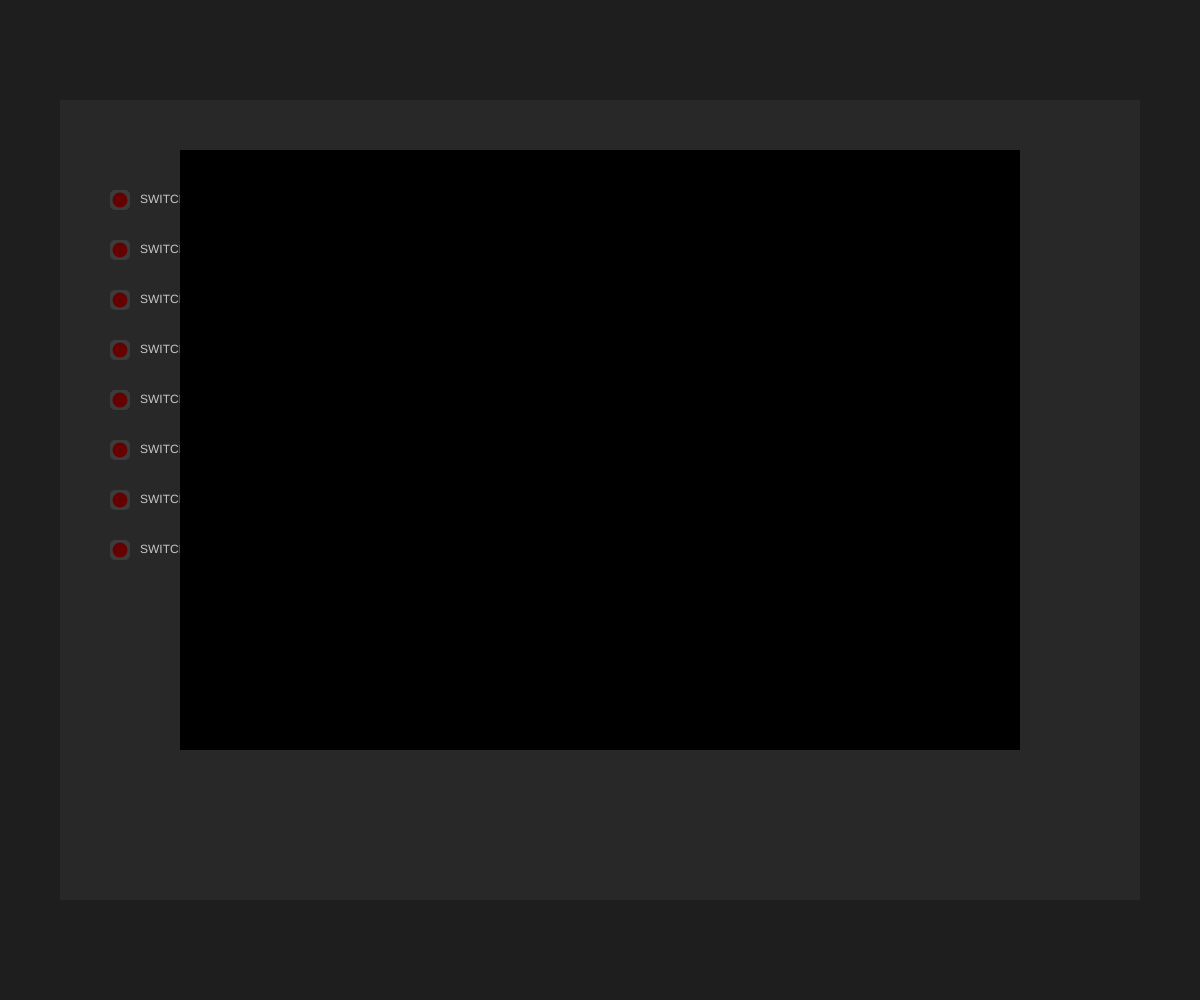
Frame 1 (no input)
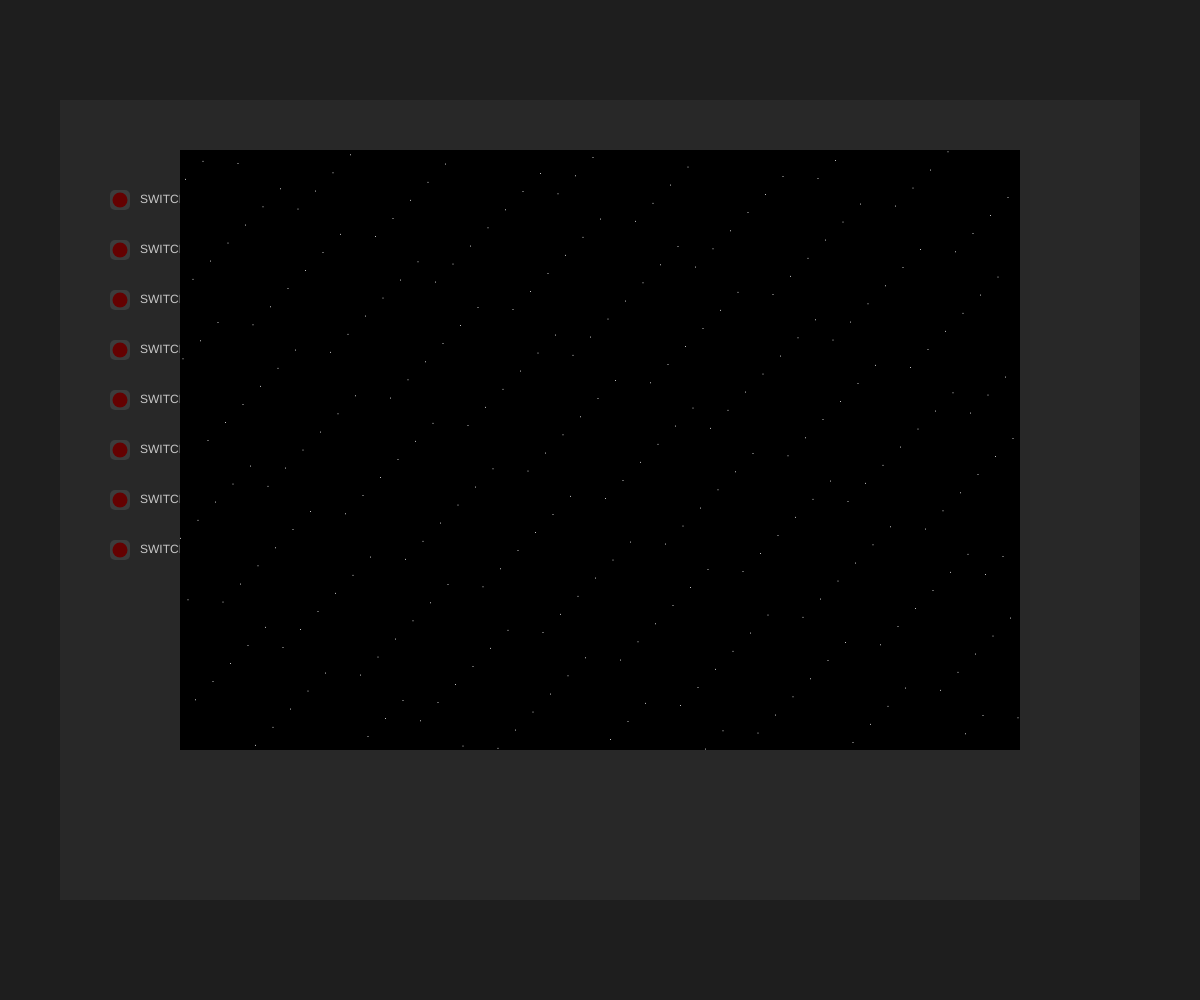
Frame 60 (no input)
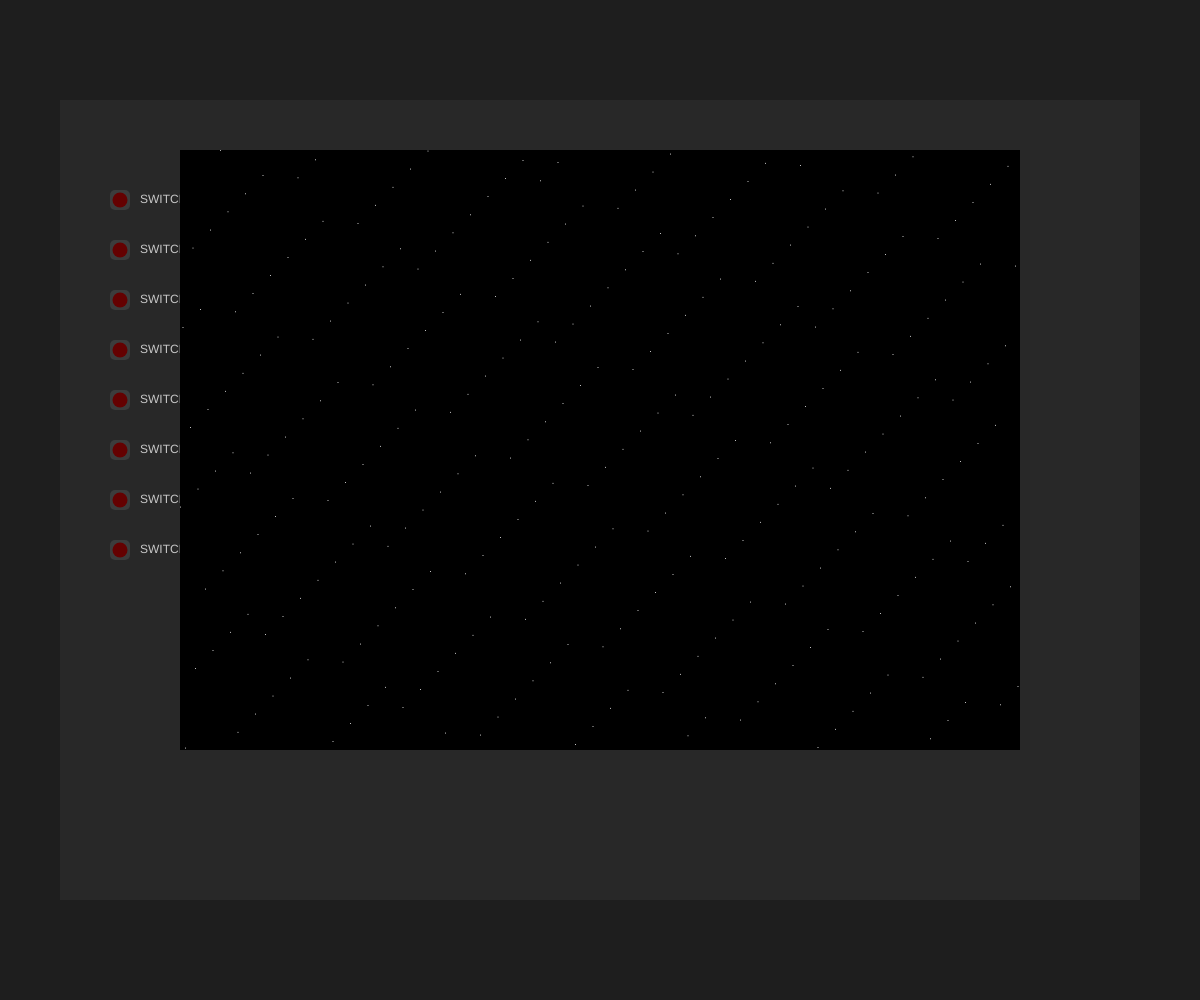
Frame 120 (the mouse pressed at the canvas centre since frame 60)

The p5.js sketch that drew these frames (run headless with seeded random() and noise() and a simulated clock; from frame 60 on, the mouse is pressed at the canvas centre):

// p5.js sketch
// ── sketch.js
let switches = [];
let buttons = [];
let windscreen;
let hyperspaceTransition = false;
let transitionProgress = 0;

function setup() {
  createCanvas(windowWidth, windowHeight);
  windscreen = createGraphics(width * 0.7, height * 0.6);
  windscreen.background(0);

  // Create switches
  for (let i = 0; i < 8; i++) {
    switches.push({
      x: width * 0.1,
      y: height * 0.2 + i * 50,
      on: false,
      glow: 0
    });
  }

  // Create buttons
  for (let i = 0; i < 4; i++) {
    buttons.push({
      x: width * 0.8,
      y: height * 0.3 + i * 60,
      pressed: false
    });
  }
}

function draw() {
  background(20);
  
  // Draw console
  fill(30);
  noStroke();
  rect(0, 0, width, height);
  
  // Draw console panel
  fill(40);
  rect(width * 0.05, height * 0.1, width * 0.9, height * 0.8);
  
  // Draw switches
  for (let s of switches) {
    drawSwitch(s);
  }
  
  // Draw buttons
  for (let b of buttons) {
    drawButton(b);
  }
  
  // Draw windscreen
  image(windscreen, width * 0.15, height * 0.15);
  
  // Update windscreen view
  updateWindscreen();
}

function drawSwitch(switchObj) {
  // Draw switch base
  fill(60);
  noStroke();
  rect(switchObj.x - 10, switchObj.y - 10, 20, 20, 5);
  
  // Draw switch glow when on
  if (switchObj.on) {
    let glow = map(switchObj.glow, 0, 255, 0, 1);
    fill(255, 0, 0, glow * 100);
    noStroke();
    ellipse(switchObj.x, switchObj.y, 15, 15);
    switchObj.glow = min(switchObj.glow + 2, 255);
  } else {
    fill(100, 0, 0);
    noStroke();
    ellipse(switchObj.x, switchObj.y, 15, 15);
  }
  
  // Draw label
  fill(200);
  textSize(12);
  textAlign(LEFT, CENTER);
  text("SWITCH", switchObj.x + 20, switchObj.y);
}

function drawButton(button) {
  // Draw button base
  fill(60);
  noStroke();
  rect(button.x - 15, button.y - 15, 30, 30, 5);
  
  // Draw button press state
  if (button.pressed) {
    fill(200, 200, 0);
    rect(button.x - 15, button.y - 15, 30, 30, 5);
  } else {
    fill(150);
    rect(button.x - 15, button.y - 15, 30, 30, 5);
  }
  
  // Draw label
  fill(200);
  textSize(12);
  textAlign(CENTER, CENTER);
  text("BUTTON", button.x, button.y);
}

function updateWindscreen() {
  windscreen.background(0);
  
  if (hyperspaceTransition) {
    transitionProgress += 0.01;
    
    // Draw stars with increasing speed
    for (let i = 0; i < 500; i++) {
      let x = (i * 137.5 + frameCount * 20) % windscreen.width;
      let y = (i * 73.1 + frameCount * 15) % windscreen.height;
      
      // Fade in the transition
      let alpha = map(transitionProgress, 0, 1, 0, 255);
      
      if (transitionProgress > 0.5) {
        // After halfway, draw a grid of lines for hyperspace effect
        windscreen.stroke(255, alpha * 0.8);
        windscreen.line(x, y, x + 10, y + 10);
      } else {
        // Before halfway, just draw stars
        windscreen.stroke(255, alpha);
        windscreen.point(x, y);
      }
    }
    
    if (transitionProgress > 1) {
      transitionProgress = 1;
    }
  } else {
    // Normal starfield
    for (let i = 0; i < 300; i++) {
      let x = (i * 137.5 + frameCount * 2) % windscreen.width;
      let y = (i * 73.1 + frameCount * 1) % windscreen.height;
      
      windscreen.stroke(255);
      windscreen.point(x, y);
    }
  }
}

function mousePressed() {
  // Check if any switch was pressed
  for (let s of switches) {
    let d = dist(mouseX, mouseY, s.x, s.y);
    if (d < 15) {
      s.on = !s.on;
      s.glow = 0;
      return;
    }
  }
  
  // Check if any button was pressed
  for (let b of buttons) {
    let d = dist(mouseX, mouseY, b.x, b.y);
    if (d < 15) {
      b.pressed = true;
      
      // Check if this is the correct sequence to activate hyperspace
      if (b === buttons[0] && switches[0].on && switches[2].on) {
        hyperspaceTransition = true;
      }
      
      setTimeout(() => {
        b.pressed = false;
      }, 100);
      
      return;
    }
  }
}

function windowResized() {
  resizeCanvas(windowWidth, windowHeight);
}
